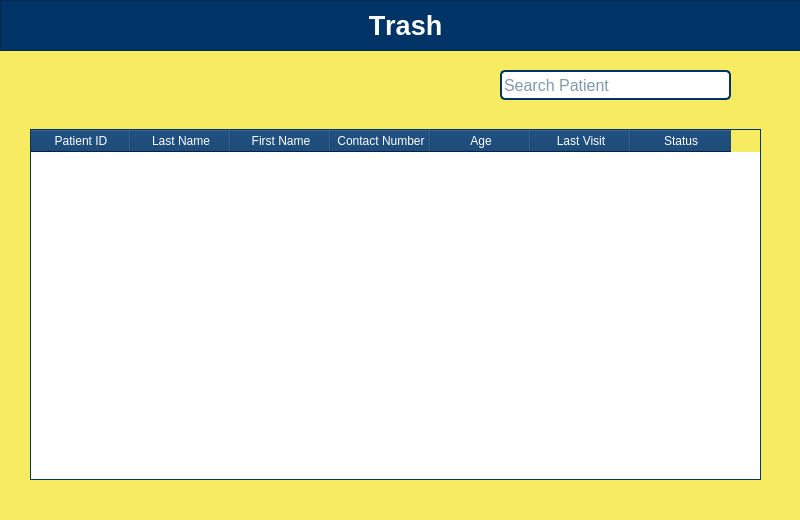
<?xml version="1.0" encoding="UTF-8"?>
<ui version="4.0">
 <class>Dialog</class>
 <widget class="QDialog" name="Dialog">
  <property name="geometry">
   <rect>
    <x>0</x>
    <y>0</y>
    <width>800</width>
    <height>520</height>
   </rect>
  </property>
  <property name="windowTitle">
   <string>Dialog</string>
  </property>
  <property name="styleSheet">
   <string notr="true">background-color: rgb(246, 235, 97);</string>
  </property>
  <widget class="QWidget" name="widgetPatTrash" native="true">
   <property name="geometry">
    <rect>
     <x>0</x>
     <y>0</y>
     <width>801</width>
     <height>520</height>
    </rect>
   </property>
   <widget class="QLineEdit" name="lineEditSearchTrash">
    <property name="geometry">
     <rect>
      <x>500</x>
      <y>70</y>
      <width>231</width>
      <height>30</height>
     </rect>
    </property>
    <property name="font">
     <font>
      <family>Arial</family>
      <pointsize>12</pointsize>
     </font>
    </property>
    <property name="toolTipDuration">
     <number>-1</number>
    </property>
    <property name="styleSheet">
     <string notr="true">background-color: white;
color:  rgb(0, 51, 102);
border: 2px solid rgb(0, 51, 102);
border-radius: 5px;</string>
    </property>
    <property name="cursorPosition">
     <number>0</number>
    </property>
    <property name="alignment">
     <set>Qt::AlignLeading|Qt::AlignLeft|Qt::AlignVCenter</set>
    </property>
    <property name="placeholderText">
     <string>Search Patient</string>
    </property>
    <property name="cursorMoveStyle">
     <enum>Qt::LogicalMoveStyle</enum>
    </property>
    <property name="clearButtonEnabled">
     <bool>false</bool>
    </property>
   </widget>
   <widget class="QTableWidget" name="tableWidgetTrash">
    <property name="geometry">
     <rect>
      <x>30</x>
      <y>129</y>
      <width>731</width>
      <height>351</height>
     </rect>
    </property>
    <property name="styleSheet">
     <string notr="true">QTableWidget {
    border: 1px solid  rgb(0, 51, 102);
    background-color: white;
    gridline-color: #dcdcdc;
}

QHeaderView::section {
    background-color: rgb(0, 51, 102);
    color: white;
    padding: 2px;
}

QTableWidget::item {
    font-size: 8px;
	padding-left: 2px;
}
</string>
    </property>
    <column>
     <property name="text">
      <string>Patient ID</string>
     </property>
    </column>
    <column>
     <property name="text">
      <string>Last Name</string>
     </property>
    </column>
    <column>
     <property name="text">
      <string>First Name</string>
     </property>
    </column>
    <column>
     <property name="text">
      <string>Contact Number</string>
     </property>
    </column>
    <column>
     <property name="text">
      <string>Age</string>
     </property>
    </column>
    <column>
     <property name="text">
      <string>Last Visit</string>
     </property>
    </column>
    <column>
     <property name="text">
      <string>Status</string>
     </property>
    </column>
   </widget>
   <widget class="QFrame" name="frame">
    <property name="geometry">
     <rect>
      <x>0</x>
      <y>0</y>
      <width>801</width>
      <height>51</height>
     </rect>
    </property>
    <property name="styleSheet">
     <string notr="true">background-color: rgb(0, 51, 102);
color: white;</string>
    </property>
    <property name="frameShape">
     <enum>QFrame::StyledPanel</enum>
    </property>
    <property name="frameShadow">
     <enum>QFrame::Raised</enum>
    </property>
    <widget class="QLabel" name="label">
     <property name="geometry">
      <rect>
       <x>210</x>
       <y>10</y>
       <width>391</width>
       <height>31</height>
      </rect>
     </property>
     <property name="font">
      <font>
       <family>Arial</family>
       <pointsize>20</pointsize>
       <weight>75</weight>
       <bold>true</bold>
       <kerning>false</kerning>
      </font>
     </property>
     <property name="text">
      <string>Trash</string>
     </property>
     <property name="alignment">
      <set>Qt::AlignCenter</set>
     </property>
    </widget>
   </widget>
  </widget>
 </widget>
 <resources/>
 <connections/>
</ui>
